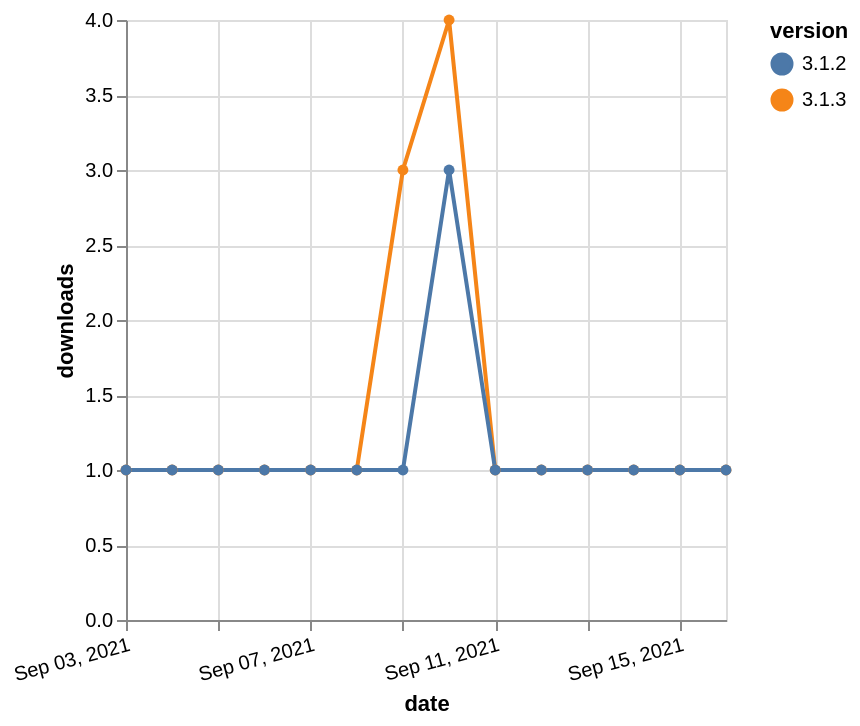

Source (Vega-Lite JSON):
### Vega-Lite specification from a JSON file in a GitHub repository (floating-point values rounded to 4 significant figures)
{"$schema": "https://vega.github.io/schema/vega-lite/v5.json", "description": "A simple bar chart with embedded data.", "data": {"values": [{"date": "2021-09-03", "total": 204, "delta": 1, "version": "3.1.3"}, {"date": "2021-09-04", "total": 205, "delta": 1, "version": "3.1.3"}, {"date": "2021-09-05", "total": 206, "delta": 1, "version": "3.1.3"}, {"date": "2021-09-06", "total": 207, "delta": 1, "version": "3.1.3"}, {"date": "2021-09-07", "total": 208, "delta": 1, "version": "3.1.3"}, {"date": "2021-09-08", "total": 209, "delta": 1, "version": "3.1.3"}, {"date": "2021-09-09", "total": 212, "delta": 3, "version": "3.1.3"}, {"date": "2021-09-10", "total": 216, "delta": 4, "version": "3.1.3"}, {"date": "2021-09-11", "total": 217, "delta": 1, "version": "3.1.3"}, {"date": "2021-09-12", "total": 218, "delta": 1, "version": "3.1.3"}, {"date": "2021-09-13", "total": 219, "delta": 1, "version": "3.1.3"}, {"date": "2021-09-14", "total": 220, "delta": 1, "version": "3.1.3"}, {"date": "2021-09-15", "total": 221, "delta": 1, "version": "3.1.3"}, {"date": "2021-09-16", "total": 222, "delta": 1, "version": "3.1.3"}, {"date": "2021-09-03", "total": 386, "delta": 1, "version": "3.1.2"}, {"date": "2021-09-04", "total": 387, "delta": 1, "version": "3.1.2"}, {"date": "2021-09-05", "total": 388, "delta": 1, "version": "3.1.2"}, {"date": "2021-09-06", "total": 389, "delta": 1, "version": "3.1.2"}, {"date": "2021-09-07", "total": 390, "delta": 1, "version": "3.1.2"}, {"date": "2021-09-08", "total": 391, "delta": 1, "version": "3.1.2"}, {"date": "2021-09-09", "total": 392, "delta": 1, "version": "3.1.2"}, {"date": "2021-09-10", "total": 395, "delta": 3, "version": "3.1.2"}, {"date": "2021-09-11", "total": 396, "delta": 1, "version": "3.1.2"}, {"date": "2021-09-12", "total": 397, "delta": 1, "version": "3.1.2"}, {"date": "2021-09-13", "total": 398, "delta": 1, "version": "3.1.2"}, {"date": "2021-09-14", "total": 399, "delta": 1, "version": "3.1.2"}, {"date": "2021-09-15", "total": 400, "delta": 1, "version": "3.1.2"}, {"date": "2021-09-16", "total": 401, "delta": 1, "version": "3.1.2"}]}, "width": "container", "mark": {"type": "line", "point": {"filled": true}}, "encoding": {"x": {"field": "date", "type": "temporal", "timeUnit": "yearmonthdate", "title": "date", "axis": {"labelAngle": -15}}, "y": {"field": "delta", "type": "quantitative", "title": "downloads"}, "color": {"field": "version", "type": "nominal"}, "tooltip": {"field": "delta"}}}
